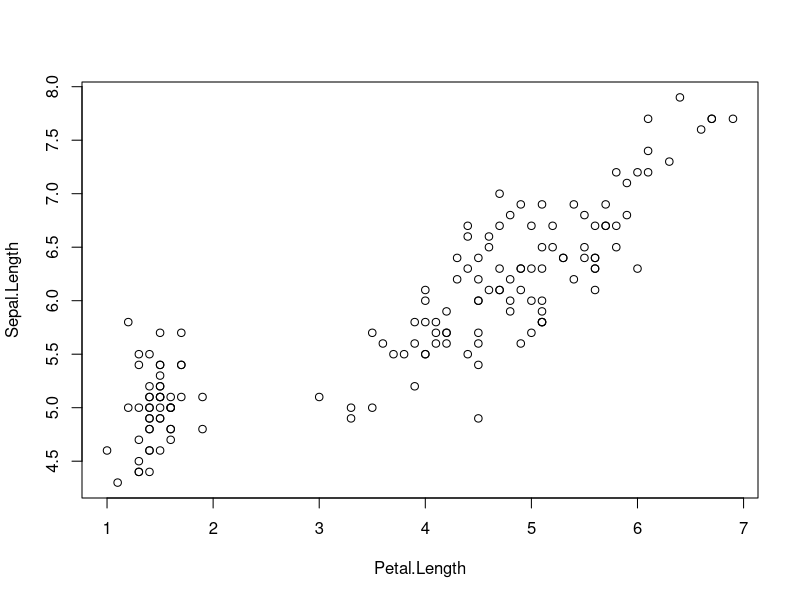
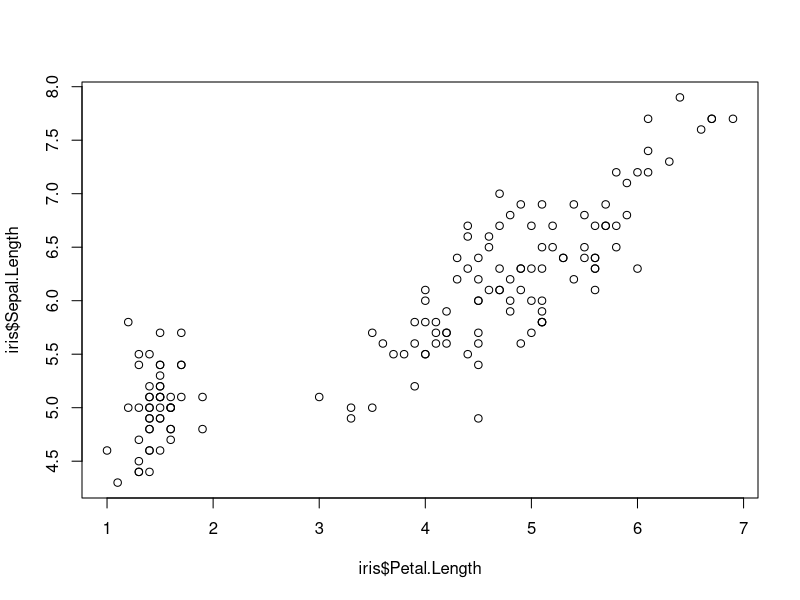
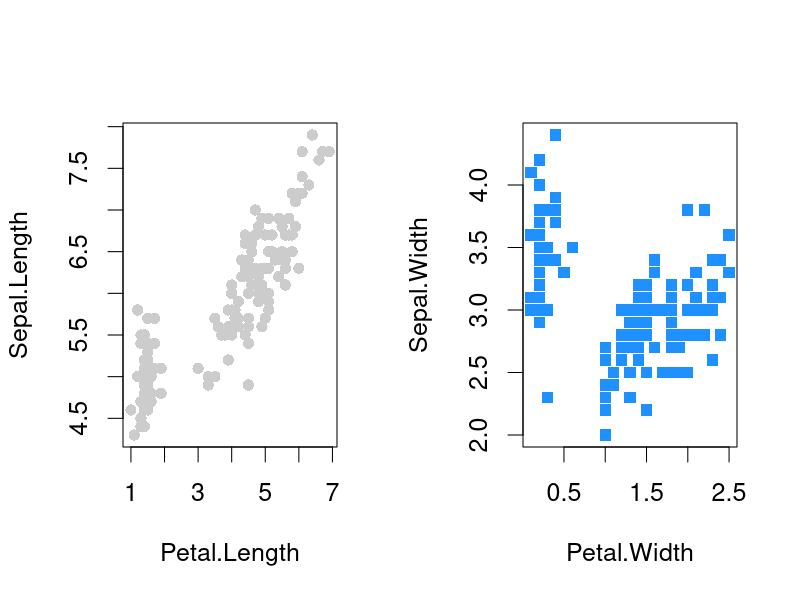
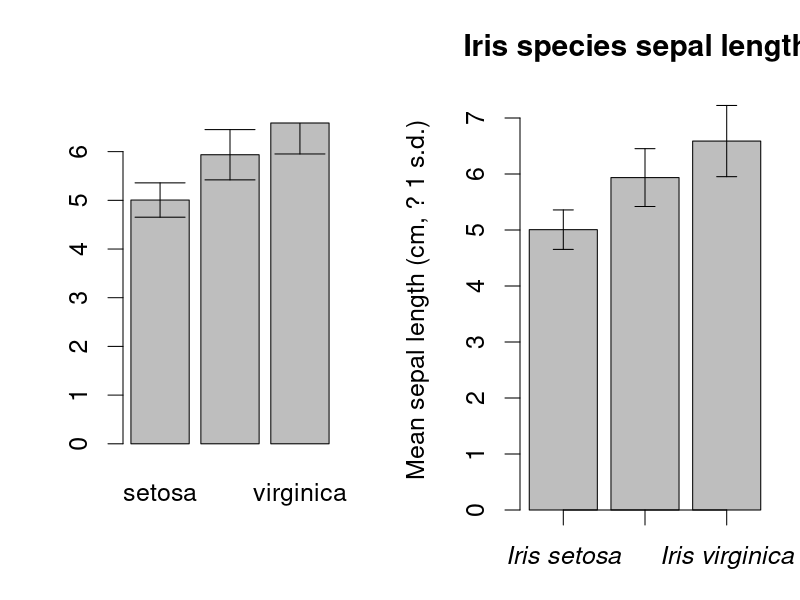
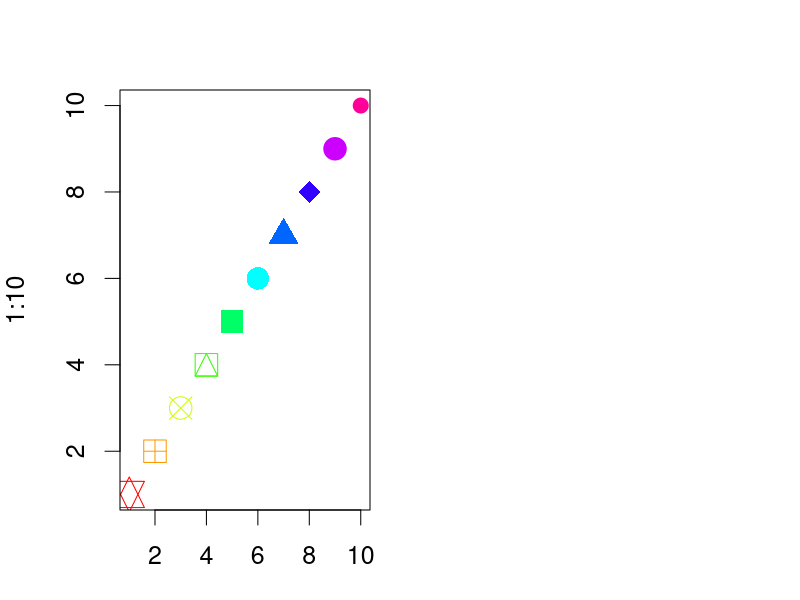
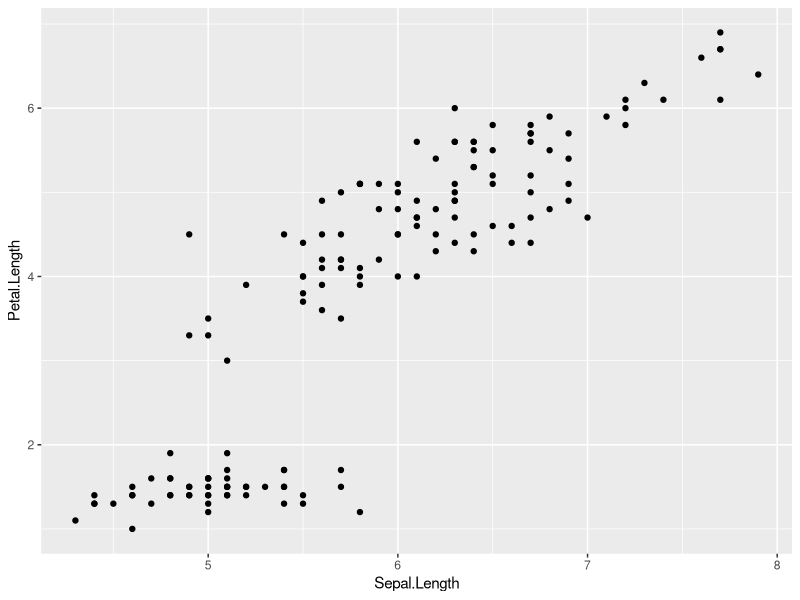
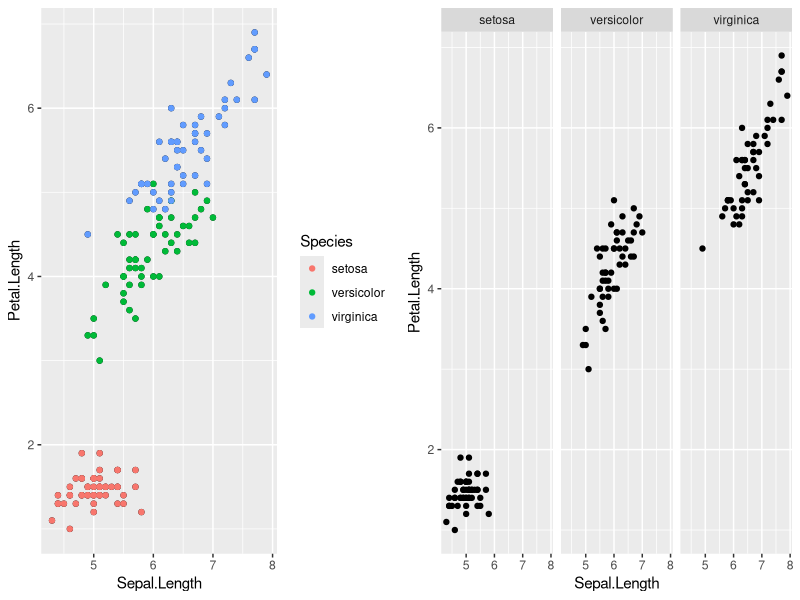
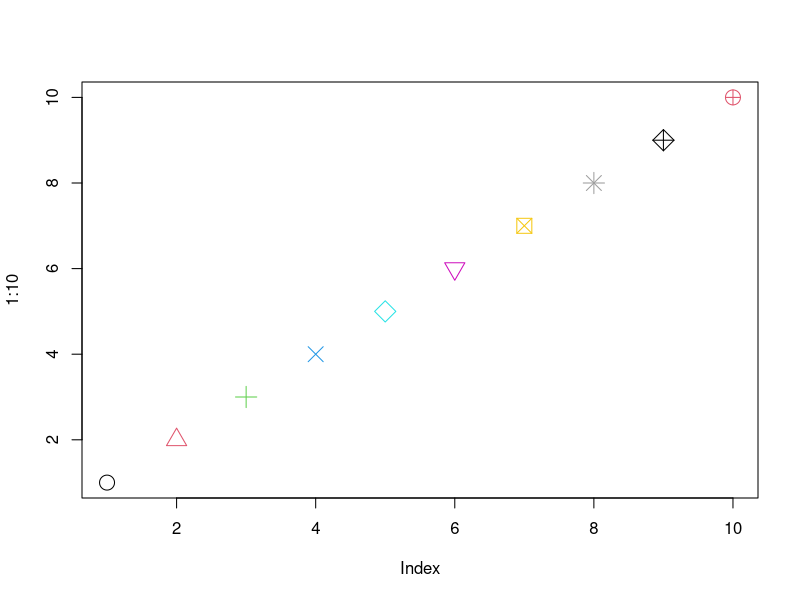

These charts were generated, in order, by the following R code: (Note: this script raises an error after producing the figures.)
## ---- chunk 1
knitr::opts_chunk$set(echo = TRUE, fig.height = 3.5)
library(ggplot2)
library(gridExtra)
## ---- chunk 2
data(iris) # see ?iris

# Formula (y ~ x) versus (x, y) specification
plot(Sepal.Length ~ Petal.Length, data = iris)
plot(iris$Petal.Length, iris$Sepal.Length) # identical
# plot(Petal.Length, Sepal.Length, data = iris) # fails
## ---- chunk 3
par(mfrow = c(1, 2), 
    pch = 16,
    cex = 1.5) # makes everything bigger

plot(Sepal.Length ~ Petal.Length, 
     col = "grey80",
          data = iris)

plot(Sepal.Width ~ Petal.Width, 
     col = "dodgerblue",
     pch = 15, # can override par settings
          data = iris)
## ---- chunk 4
means <- tapply(iris$Sepal.Length, iris$Species, mean)
sds <-  tapply(iris$Sepal.Length, iris$Species, sd)

bp <- barplot(means)  # save the location of the bars as 'bp'

arrows(bp, means+sds, # see ?arrows
       bp, means-sds, 
       angle = 90,
       code = 3)
## ---- chunk 5
par(mar = c(3, 4, 3, 1)) # Narrowing margins
bp <- barplot(means, 
              ylab = "Mean sepal length (cm, ? 1 s.d.)",
              main = "Iris species sepal lengths",
              xaxt = "n",
              ylim = c(0, 7.5))
arrows(bp, means+sds, bp, means-sds, 
       len = 0.1, 
       angle = 90,
       code = 3)
axis(side = 1, at = bp, 
     labels = paste("Iris", c("setosa", "versicolor","virginica")),
     font = 3)
## ---- chunk 6
pdf("Test graphic.pdf", width = 4, height = 6)
plot(1:10, pch = 1:10, col = 1:10, cex = 2)
dev.off()

plot(1:10, pch = 11:20, col = rainbow(10), cex = 2)
dev.print(device = jpeg, file = "Test graphic.jpg", height = 500, width = 800)

## ---- chunk 7
library(ggplot2) # install.packages('ggplot2')
#       Dataset               x               y         type of plot
gp1 <- ggplot(iris) + aes(Sepal.Length, Petal.Length) + geom_point()

gp1 

## ---- chunk 8
ex1 <- gp1 + geom_point(aes(color = Species))
ex2 <- gp1 + facet_wrap(~ Species)
grid.arrange(ex1, ex2, ncol =2)
## ---- chunk 9
write.csv(iris[1:10,], file = "Iris Test.csv", row.names = F)
## ---- chunk 10
knitr::include_graphics("images/snip4.png")
## ---- chunk 11
knitr::include_graphics("images/Header.jpg")
## ---- chunk 12
knitr::include_graphics("images/Text.jpg")
## ---- chunk 13
knitr::include_graphics("images/Rcode.jpg")
## ---- chunk 14
knitr::include_graphics("images/TableKable.jpg")

## ---- chunk 15
# Get 10 samples of data from each species:
sampx <- vector()
for(i in levels(iris$Species)){
  iris.sp.i <- iris[iris$Species == i,]
  sampx <- rbind(sampx, iris.sp.i[sample(rownames(iris.sp.i), 10),])
  }
## ---- chunk 16
# Subtract mean from each 
means <- apply(iris[,1:4], 2, mean)
newdat <- vector()
for(i in 1:nrow(iris)){
  newdat.x <- iris[i,1:4] - means
  newdat <- rbind(newdat, data.frame(newdat.x, iris[i,5]))
  }
# Examine it: hist(newdat[,2]); hist(iris[,2])
